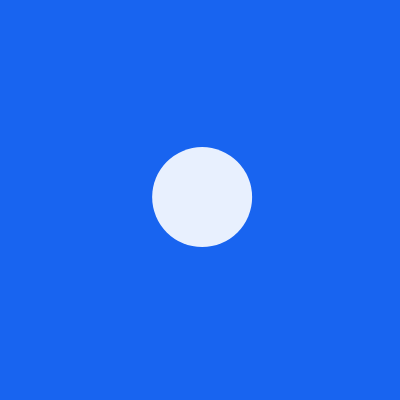
Frame 1 (no input)
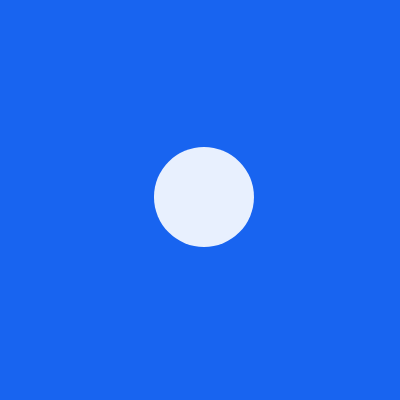
Frame 60 (no input)
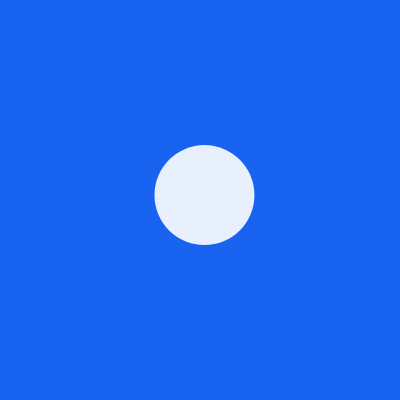
Frame 120 (the mouse pressed at the canvas centre since frame 60)

The p5.js sketch that drew these frames (run headless with seeded random() and noise() and a simulated clock; from frame 60 on, the mouse is pressed at the canvas centre):

// p5.js sketch
// ── sketch.js
let x = 200;
let y = 200;

function setup() {
  createCanvas(400, 400);
}

function draw() {
  x = width / 2 + random(-5, 5);
  y = height / 2 + random(-5, 5);

  background(24, 100, 240);
  noStroke();
  fill(232, 240, 254);
  circle(x, y, 100);
}
